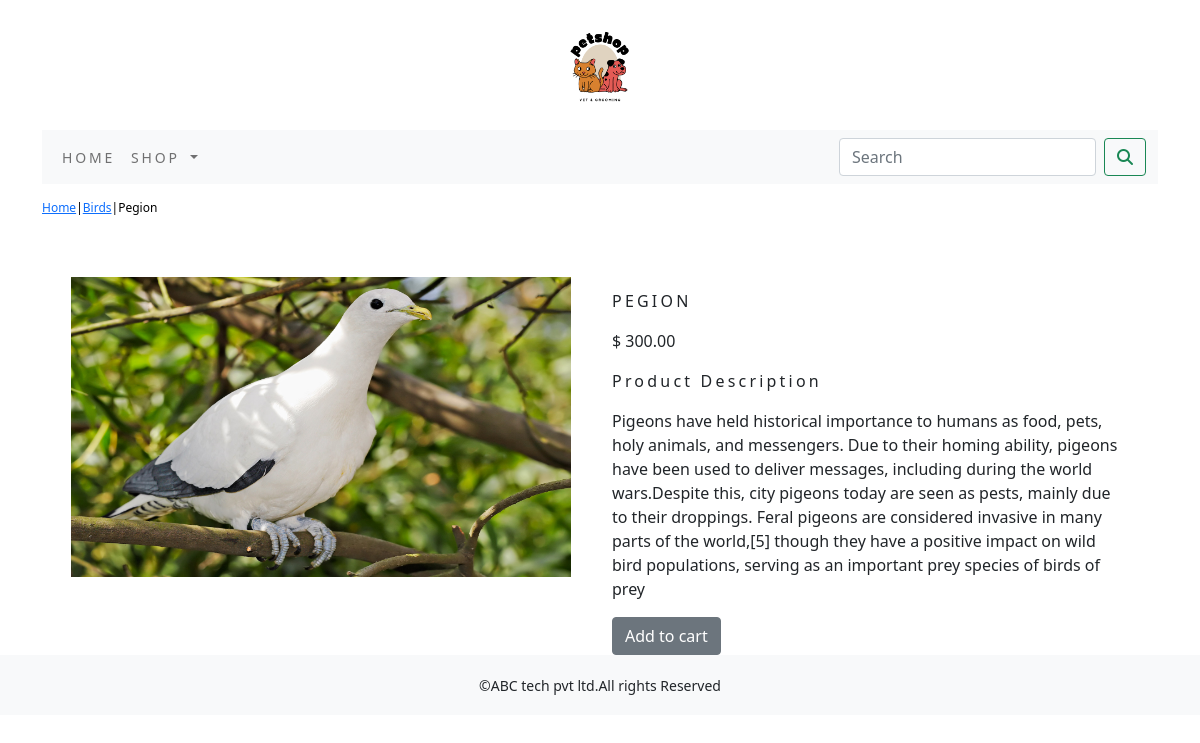
The page /shop/birds/pegion/ on the database its author committed.
### shop/models.py (models this page shows, shortened)
class Product(models.Model):
    name=models.CharField(max_length=250,unique=True)
    slug=models.SlugField(max_length=250,unique=True)
    description=models.TextField(blank=True)
    price=models.DecimalField(max_digits=10,decimal_places=2)
    category=models.ForeignKey(Category,on_delete=models.CASCADE)
    image=models.ImageField(upload_to='product',blank=True)
    stock=models.IntegerField()
    available=models.BooleanField(default=True)
    created=models.DateTimeField(auto_now_add=True)
    updated=models.DateTimeField(auto_now=True)
    class Meta:
        ordering=('name',)
        verbose_name='product'
        verbose_name_plural='products'

class Category(models.Model):
    name=models.CharField(max_length=250,unique=True)
    slug=models.SlugField(max_length=250,unique=True)
    description=models.TextField(blank=True)
    image = models.ImageField(upload_to='category', blank=True)
    class Meta:
        ordering=('name',)
        verbose_name='category'
        verbose_name_plural='categories'
    def __str__(self):
        return '{}'.format(self.name)
    def get_url(self):
       return reverse('shop:product_by_category',args=[self.slug])

### shop/views.py (the view)
# urls.py: path('<slug:c_slug>/<slug:product_slug>/', views.proDetail, name='prodCatdetail')
def proDetail(request,c_slug,product_slug):
    try:
        product=Product.objects.get(category__slug=c_slug,slug=product_slug)
    except Exception as e:
        raise e
    return render(request,'product.html',{'product':product})

### cart/context_processors.py (called while the page is built)
def counter(request):
    item_count=0
    if 'admin' in request.path:
        return {}
    else:
        try:
            cart=Cart.objects.filter(cart_id=_cart_id(request))
            car_items=CartItem.objects.all().filter(cart=cart[:1])
            for cart_item in car_items:
                item_count += cart_item.quantity
        except Cart.DoesNotExist:
            item_count =0
        return dict(item_count=item_count)

### cart/views.py (called while the page is built)
def _cart_id(request):
    cart=request.session.session_key
    if not cart:
        cart=request.session.create()
    return cart

### shop/context_processors.py (called while the page is built)
def menu_links(request):
    links=Category.objects.all()
    return dict(links=links)

### template/product.html (shortened to what this page needs)
{% extends 'base.html' %}
{% load static %}
{% block content %}
<div class="row my_prod_row_class">
  <div class="mx_auto">
    <p><a href="{% url 'shop:allProdCat' %}">Home</a>|<a href="{{product.category.get_url}}">{{product.category}}</a>|{{product.name}}</p>
  </div>
</div>
<div class="container">
<br>
<div class="row">
  <div class="col-12 col-sm-12 col-md-12 col-lg-6 text-center">
    <div style="min-width:18rem">
      <img src="{{product.image.url}}" alt="{{product.name}}" width="500px;" height="300px;">
    </div>
  </div>
    <div class="col-12 col-sm-12 col-md-12 col-lg-6">
      <div>
      <h1 class="my_prod_title">{{product.name}}</h1>
      <p>$ {{product.price}}</p>
      <p class="my_title">Product Description</p>
      <p class="text-justify my_prod_text">{{product.description}}</p>
      {% if product.stock <= 0 %}
        <p class="text-justify my_prod_text"><b>Out of stock</b></p>
      {% else %}
        <a class="btn btn-secondary" href="{% url 'cart:add_cart' product.id %}">Add to cart</a>
      {% endif %}
      </div>
    </div>
  </div>
</div>
{% endblock %}

### static/css/custom.css (style rules this page uses)
body { font-family: 'Roboto', sans-serif; }
.my_title { font-size:16px; text_transform:uppercase; letter-spacing: .2em; }
.my_prod_row_class { padding-top:15px; padding-bottom:20px; }
.my_prod_row_class .mx_auto { color:#000; font-size:12px; text-decoration:none; }
.my_prod_title { font-size:16px; text-transform:uppercase; letter-spacing:.2em; padding-top:15px; padding-bottom:10px; }
.my_prod_text { padding-right:20px; }

### rows shown on the page
Product: category "Birds", name "Pegion", image (picture), name "PEGION", price "300.00", description "Pigeons have held historical importance to humans as food, pets, holy animals, and messengers. Due to their homing ability, pigeons have been used to deliver messages, including during the world wars.Despite this, city pigeons today are seen as pests, mainly due to their droppings. Feral pigeons are considered invasive in many parts of the world,[5] though they have a positive impact on wild bird populations, serving as an important prey species of birds of prey"
